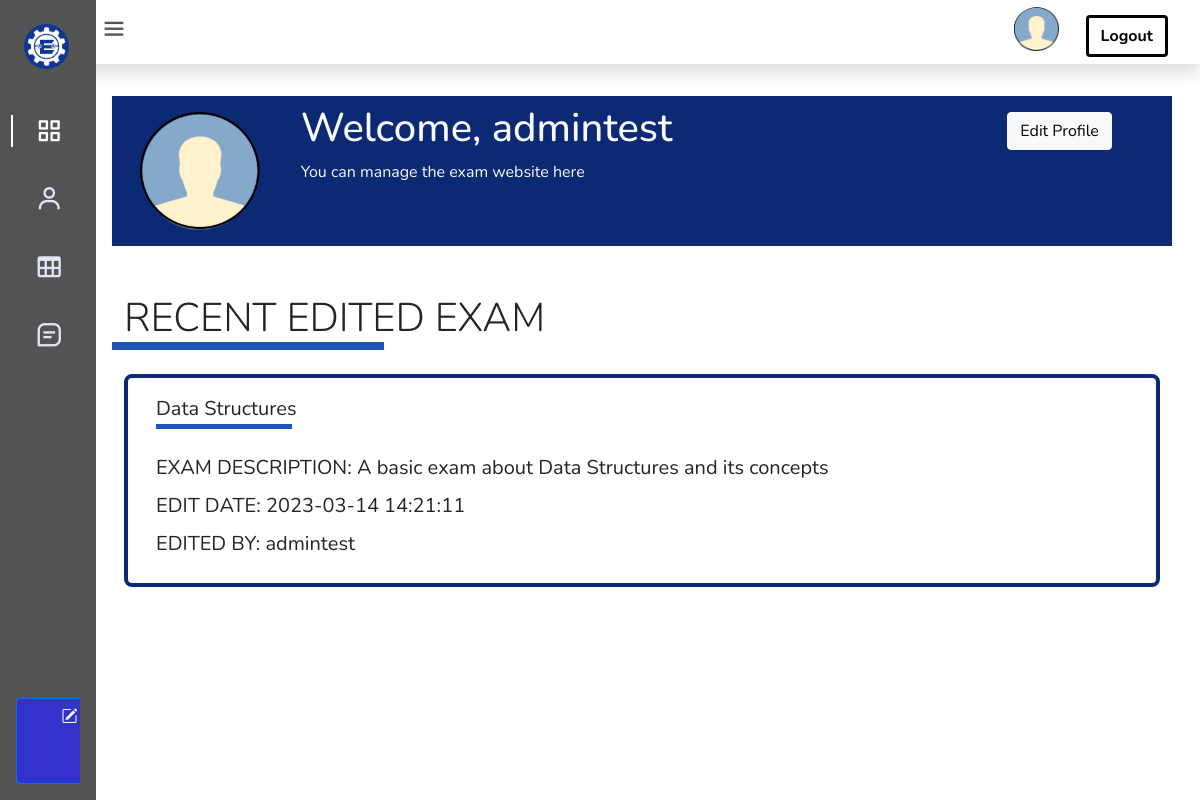
Before: /src/webadmin/AdminHome.php (signed in) with the older database file.
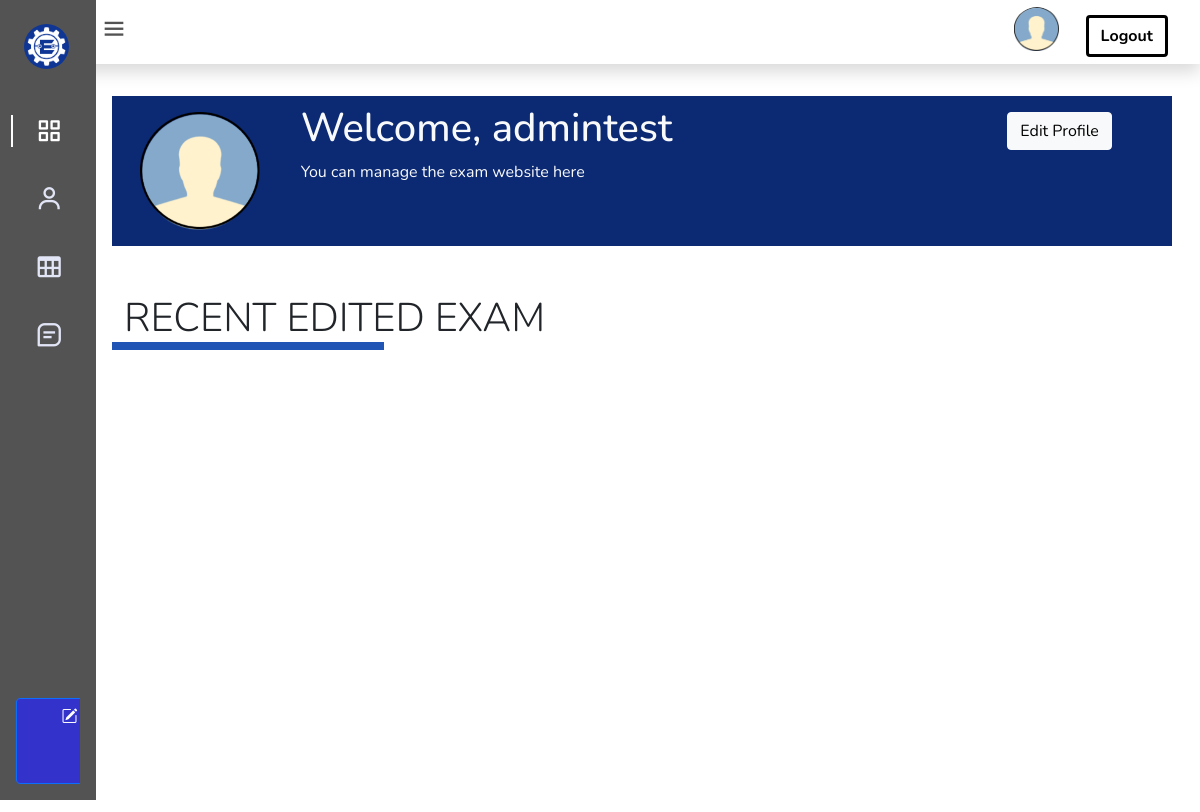
After: the same page with the newer database file.
### tables this page shows
CREATE TABLE `tbExam` (
	`clExID` int(9) UNSIGNED NOT NULL,  
	`clExName` varchar(500) NOT NULL, 
	`clExDescription` varchar(2000) NOT NULL, 
	`clExInstructions` varchar(3000) NOT NULL, 
	`clExPublish` int(1) UNSIGNED NOT NULL,  
	`clExLastEditedBy` int(9) UNSIGNED NOT NULL, 
	`clExPublishedBy` int(9) UNSIGNED DEFAULT NULL, 
	`clExLastEditDate` datetime not null default now(),
	`clExPublishedDate` datetime,
    PRIMARY KEY (`clExID`)
);

CREATE TABLE `tbusers` (
	`clUrID` int(9) UNSIGNED NOT NULL AUTO_INCREMENT,  
	`clUrFirstname` varchar(25) NOT NULL, 
	`clUrLastname` varchar(25) NOT NULL, 
	`clUrUsername` varchar(25) NOT NULL, 
	`clUrPassword` text NOT NULL, 
	`clUrLevel` tinyint(1) NOT NULL DEFAULT '1', 
	`clUrdate_added` datetime NOT NULL DEFAULT CURRENT_TIMESTAMP, 
	`clUrcontact_num` varchar(12) DEFAULT NULL, 
	`clUremail` varchar(45) DEFAULT NULL, 
	`clUraddress` varchar(45) DEFAULT NULL, 
	`clUrStatus` int NOT NULL DEFAULT '1', 
	`clUrDateDeleted` datetime DEFAULT NULL, 
	PRIMARY KEY (`clUrID`),
	`clUrLastlogin` datetime NOT NULL DEFAULT current_timestamp(),
  	`clUrPhoto` varchar(255) DEFAULT NULL

);

### src/webadmin/AdminHome.php (the view, shortened to what this page needs)
<?php
include '../includes/connectdb.php';
if($_SESSION['admin_sid']==session_id())
{
    $clUrID = $_SESSION['clUrID'];
    $clUrUsername = $_SESSION['clUrUsername'];
    $result = mysqli_query($connectdb, "SELECT clUrPhoto from tbusers where clUrID = $clUrID;");
    $row = $result->fetch_assoc();
?>
<!DOCTYPE html>
<html>
    <head>
        <link
            href="https://cdn.jsdelivr.net/npm/bootstrap@5.2.1/dist/css/bootstrap.min.css"
            rel="stylesheet"
        />
        <link rel="stylesheet" href="https://cdn.jsdelivr.net/npm/bootstrap-icons@1.4.1/font/bootstrap-icons.css"/>
        <link href="https://cdn.jsdelivr.net/npm/boxicons@latest/css/boxicons.min.css" rel="stylesheet">
        <link href="https://cdn.jsdelivr.net/npm/bootstrap@5.0.0-beta1/dist/css/bootstrap.min.css" rel="stylesheet">
        <link rel="stylesheet" href="../css/admin_home_style.css">
    </head>
    <body id="body-pd">
        <header class="header shadow" id="header">
            <div class="header_toggle">
                <i class='bx bx-menu' id="header-toggle"></i>
            </div>
            <div id="i--account--admin">
                <div class="header_img">
                    <a href="AdminHome.php">
                        <?php
                            if ($row['clUrPhoto'] == ""){
                                echo '<img src="../images/Display Picture Icon.png" alt="display picture">';
                            }
                            else{
                                echo '<img src="../images/user images/'. $row['clUrPhoto'] .'" alt="display picture">';
                            }
                        ?>
                    </a>
                </div>
                <div>
                    <button type="button" class="btn ms-4 mt-2">
                        <a href="../includes/logout.php" class="fw-bold" id="i--button--logout">Logout</a>
                    </button>
                </div>
            </div>
        </header>
        <div class="l-navbar" id="nav-bar">
            <nav class="nav">
                <div>
                    <a href="AdminHome.php" class="nav_logo">
                        <i>
                            <img src="../images/Small Logo.png" alt="Erovoutika Logo" id="i--logo--erovoutika">
                        </i>
                    </a>
                    <div class="nav_list">
                        <a href="AdminHome.php" class="nav_link active">
                            <i class='bx bx-grid-alt nav_icon'></i>
                        </a>
                        <a href="AdminProfile.php" class="nav_link">
                            <i class='bx bx-user nav_icon'></i>
                        </a>
                        <a href="admin_usertable.php" class="nav_link">
                            <i class='bx bx-table nav_icon'></i>
                        </a>
                        <a href="AdminExamList.php" class="nav_link">
                            <i class='bx bx-message-square-detail nav_icon'></i>
                        </a>
                    </div>
                </div>
                    <a href="adminsignup_template.php"  class="btn btn-primary ms-3 mb-3">
                        <i class="bi bi-pencil-square"></i>
                    </a>
                </div>
        <div class="height-100" id="i--container--mainContent">
            <div class="container my-3">
                <div class="row" id="i--row--banner">
                    <div class="col-2">
                        <?php
                            if ($row['clUrPhoto'] == ""){
                                echo '<img src="../images/Display Picture Icon.png" alt="Photo/Icon" class="img-fluid m-3" id="i--banner--dp">';
                            }
                            else{
                                echo '<img src="../images/user images/'. $row['clUrPhoto'] .'" alt="Photo/Icon" class="img-fluid m-3" id="i--banner--dp">';
                            }
                        ?>
                    </div>
                    <div class="col-8">
                        <h1 class="text-light mt-2" id="i--banner--title">Welcome, <?php echo $clUrUsername ?></h1>
                        <p class="text-light" id="i--banner--subtitle">You can manage the exam website here</p>
                    </div>
                    <div class="col-2">
                        <a href = "AdminProfile.php" role="button" class="btn btn-light my-3" id="i--button--editProfile">Edit Profile</a>
                    </div>
                </div>
                <div class="row mt-5">
                    <div class="col display-6">
                        RECENT EDITED EXAM
                    </div>
                </div>
                <div class="row">
                    <div class="col-4" id="i--line--blue"></div>
                </div>
                <div class="row my-2 gy-3">
                <?php
                    $sql = "SELECT * FROM tbexam order by clExLastEditDate desc";
                    $result = $connectdb->query($sql);
                    if ($result->num_rows > 0) {
                    while($row = $result->fetch_assoc()) {
                        $UrLastEditor = $row["clExLastEditedBy"];
                        $query = "SELECT clUrUsername FROM tbusers WHERE clUrID = $UrLastEditor";
                        $rs = $connectdb->query($query);
                        $rw = $rs->fetch_assoc();
                        echo '<div class="col-12">';
                        echo '<div class="card" id="i--card--edit">
                                <div class="card-body">
                                    <div class="container">';
                                echo ' <div class="row fs-5">
                                        '.$row["clExName"].'
                                        </div>
                                        <div class="row" id="i--line--card"></div>
                                        <div class="row mt-4 fs-5">
                                            EXAM DESCRIPTION: '.$row["clExDescription"].'
                                        </div>
                                        <div class="row my-2 fs-5">
                                        EDIT DATE: '.$row["clExLastEditDate"].'
                                        </div>
                                        <div class="row my-2 fs-5">
                                        EDITED BY: '.$rw["clUrUsername"].'
                                        </div>';
                        echo '      </div>
                                </div>
                              </div>';
                        echo '</div>';
                    }
                }
                ?>
                </div>
            </div>
        </div>
    </body>
</html>
<?php
	}
?>

### src/css/admin_home_style.css (style rules this page uses)
:root { --header-height: 3rem; --nav-width: 68px; --first-color: #535353; --first-color-light: #E2E5F6; --white-color: #ffffff; --body-font: 'Nunito', sans-serif; --normal-font-size: 1rem; --z-fixed: 100 }
body { position: relative; margin: var(--header-height) 0 0 0; padding: 0 1rem; font-family: var(--body-font); font-size: var(--normal-font-size); transition: .5s }
a { text-decoration: none }
.header { width: 100%; height: var(--header-height); position: fixed; top: 0; left: 0; display: flex; align-items: center; justify-content: space-between; padding: 0 1rem; background-color: #ffffff; z-index: var(--z-fixed); transition: .5s }
.header_toggle { color: #535353; font-size: 1.75rem; cursor: pointer; }
.header_img { width: 35px; height: 35px; display: flex; justify-content: center; border-radius: 50%; overflow: hidden }
.header_img img { width: 40px }
#i--account--admin { display: inline-flex; justify-content: flex-end; }
button.btn.ms-4.mt-2 { border-color: black; border-width: 0.2rem; }
#i--button--logout { color: black; }
.l-navbar { position: fixed; top: 0; left: -30%; width: var(--nav-width); height: 100vh; background-color: var(--first-color); padding: .5rem 1rem 0 -1; transition: .5s; z-index: var(--z-fixed) }
.nav { height: 100%; display: flex; flex-direction: column; justify-content: space-between; overflow: hidden }
.nav_logo, .nav_link { display: grid; grid-template-columns: max-content max-content; align-items: center; column-gap: 1rem; padding: .5rem 0 .5rem 1.5rem }
.nav_logo { margin-bottom: 2rem }
#i--logo--erovoutika { width: 45px; height: 45px; border-radius: 50%; overflow: hidden; font-size: 1.5rem }
.nav_link { position: relative; color: var(--first-color-light); margin-bottom: 1.5rem; transition: .3s }
.nav_list { margin-left: .7rem; }
.nav_icon { font-size: 1.75rem }
a.btn.ms-3.mb-3 { background-color: #3333CC; color: #ffffff; }
#i--container--mainContent { padding-top: 1rem; margin-top: 1rem }
#i--row--banner { background: #0C2A73; }
#i--banner--dp { height: auto; width: 7.5rem }
#i--line--blue { background: #2055B5; height: .5rem; width: 17rem }
.active { color: var(--white-color) }
.active::before { content: ''; position: absolute; left: 0; width: 2px; height: 32px; background-color: var(--white-color) }
.height-100 { height:100vh }
@media screen and (min-width: 768px) { body { margin: calc(var(--header-height) + 1rem) 0 0 0; padding-left: calc(var(--nav-width) + 2rem) } }
@media screen and (min-width: 768px) { .header { height: calc(var(--header-height) + 1rem); padding: 0 2rem 0 calc(var(--nav-width) + 2rem) } }
@media screen and (min-width: 768px) { .header_img { width: 50px; height: 50px } }
@media screen and (min-width: 768px) { .header_img img { width: 45px } }
@media screen and (min-width: 768px) { .l-navbar { left: 0; padding: 1rem 1rem 0 0; width: 6rem; } }
.card { border-color: #0C2A73; border-radius: .5rem; border-width: .3rem; }
#i--line--card { background: #2055B5; height: .3rem; width: 8.5rem }

Changed rows visible on the page:
removed tbexam: clExName "Data Structures", clExDescription "A basic exam about Data Structures and its concepts", clExLastEditDate "2023-03-14 14:21:11", tbusers.clUrUsername "admintest"
